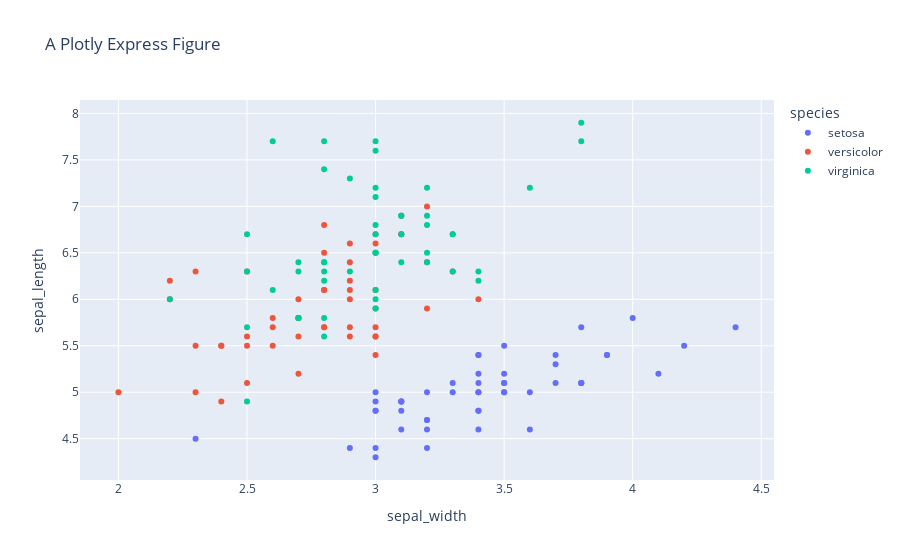

The cell this chart's notebook holds for it:
### Markdown cell above
#### Plotly Express[¶](#Plotly-Express)

[Plotly Express](https://plot.ly/python/plotly-express/) (included as the `plotly.express` module) is a high-level data visualization API that produces fully-populated graph object figures in single function-calls.

### Code cell
import plotly.express as px

df = px.data.iris()
fig = px.scatter(df, x="sepal_width", y="sepal_length", color="species", title="A Plotly Express Figure")

# If you print the figure, you'll see that it's just a regular figure with data and layout
# print(fig)

fig.show()

### Figure 1 — Plotly figure (JSON) as saved in the notebook; plotly's stock layout.template omitted (floating-point values rounded to 4 significant figures)
{"data": [{"hovertemplate": "species=setosa<br>sepal_width=%{x}<br>sepal_length=%{y}<extra></extra>", "legendgroup": "setosa", "marker": {"color": "#636efa", "symbol": "circle"}, "mode": "markers", "name": "setosa", "orientation": "v", "showlegend": true, "type": "scatter", "x": [3.5, 3, 3.2, 3.1, 3.6, 3.9, 3.4, 3.4, 2.9, 3.1, 3.7, 3.4, 3, 3, 4, 4.4, 3.9, 3.5, 3.8, 3.8, 3.4, 3.7, 3.6, 3.3, 3.4, 3, 3.4, 3.5, 3.4, 3.2, 3.1, 3.4, 4.1, 4.2, 3.1, 3.2, 3.5, 3.1, 3, 3.4, 3.5, 2.3, 3.2, 3.5, 3.8, 3, 3.8, 3.2, 3.7, 3.3], "xaxis": "x", "y": [5.1, 4.9, 4.7, 4.6, 5, 5.4, 4.6, 5, 4.4, 4.9, 5.4, 4.8, 4.8, 4.3, 5.8, 5.7, 5.4, 5.1, 5.7, 5.1, 5.4, 5.1, 4.6, 5.1, 4.8, 5, 5, 5.2, 5.2, 4.7, 4.8, 5.4, 5.2, 5.5, 4.9, 5, 5.5, 4.9, 4.4, 5.1, 5, 4.5, 4.4, 5, 5.1, 4.8, 5.1, 4.6, 5.3, 5], "yaxis": "y"}, {"hovertemplate": "species=versicolor<br>sepal_width=%{x}<br>sepal_length=%{y}<extra></extra>", "legendgroup": "versicolor", "marker": {"color": "#EF553B", "symbol": "circle"}, "mode": "markers", "name": "versicolor", "orientation": "v", "showlegend": true, "type": "scatter", "x": [3.2, 3.2, 3.1, 2.3, 2.8, 2.8, 3.3, 2.4, 2.9, 2.7, 2, 3, 2.2, 2.9, 2.9, 3.1, 3, 2.7, 2.2, 2.5, 3.2, 2.8, 2.5, 2.8, 2.9, 3, 2.8, 3, 2.9, 2.6, 2.4, 2.4, 2.7, 2.7, 3, 3.4, 3.1, 2.3, 3, 2.5, 2.6, 3, 2.6, 2.3, 2.7, 3, 2.9, 2.9, 2.5, 2.8], "xaxis": "x", "y": [7, 6.4, 6.9, 5.5, 6.5, 5.7, 6.3, 4.9, 6.6, 5.2, 5, 5.9, 6, 6.1, 5.6, 6.7, 5.6, 5.8, 6.2, 5.6, 5.9, 6.1, 6.3, 6.1, 6.4, 6.6, 6.8, 6.7, 6, 5.7, 5.5, 5.5, 5.8, 6, 5.4, 6, 6.7, 6.3, 5.6, 5.5, 5.5, 6.1, 5.8, 5, 5.6, 5.7, 5.7, 6.2, 5.1, 5.7], "yaxis": "y"}, {"hovertemplate": "species=virginica<br>sepal_width=%{x}<br>sepal_length=%{y}<extra></extra>", "legendgroup": "virginica", "marker": {"color": "#00cc96", "symbol": "circle"}, "mode": "markers", "name": "virginica", "orientation": "v", "showlegend": true, "type": "scatter", "x": [3.3, 2.7, 3, 2.9, 3, 3, 2.5, 2.9, 2.5, 3.6, 3.2, 2.7, 3, 2.5, 2.8, 3.2, 3, 3.8, 2.6, 2.2, 3.2, 2.8, 2.8, 2.7, 3.3, 3.2, 2.8, 3, 2.8, 3, 2.8, 3.8, 2.8, 2.8, 2.6, 3, 3.4, 3.1, 3, 3.1, 3.1, 3.1, 2.7, 3.2, 3.3, 3, 2.5, 3, 3.4, 3], "xaxis": "x", "y": [6.3, 5.8, 7.1, 6.3, 6.5, 7.6, 4.9, 7.3, 6.7, 7.2, 6.5, 6.4, 6.8, 5.7, 5.8, 6.4, 6.5, 7.7, 7.7, 6, 6.9, 5.6, 7.7, 6.3, 6.7, 7.2, 6.2, 6.1, 6.4, 7.2, 7.4, 7.9, 6.4, 6.3, 6.1, 7.7, 6.3, 6.4, 6, 6.9, 6.7, 6.9, 5.8, 6.8, 6.7, 6.7, 6.3, 6.5, 6.2, 5.9], "yaxis": "y"}], "layout": {"legend": {"title": {"text": "species"}, "tracegroupgap": 0}, "title": {"text": "A Plotly Express Figure"}, "xaxis": {"anchor": "y", "domain": [0, 1], "title": {"text": "sepal_width"}}, "yaxis": {"anchor": "x", "domain": [0, 1], "title": {"text": "sepal_length"}}}}
